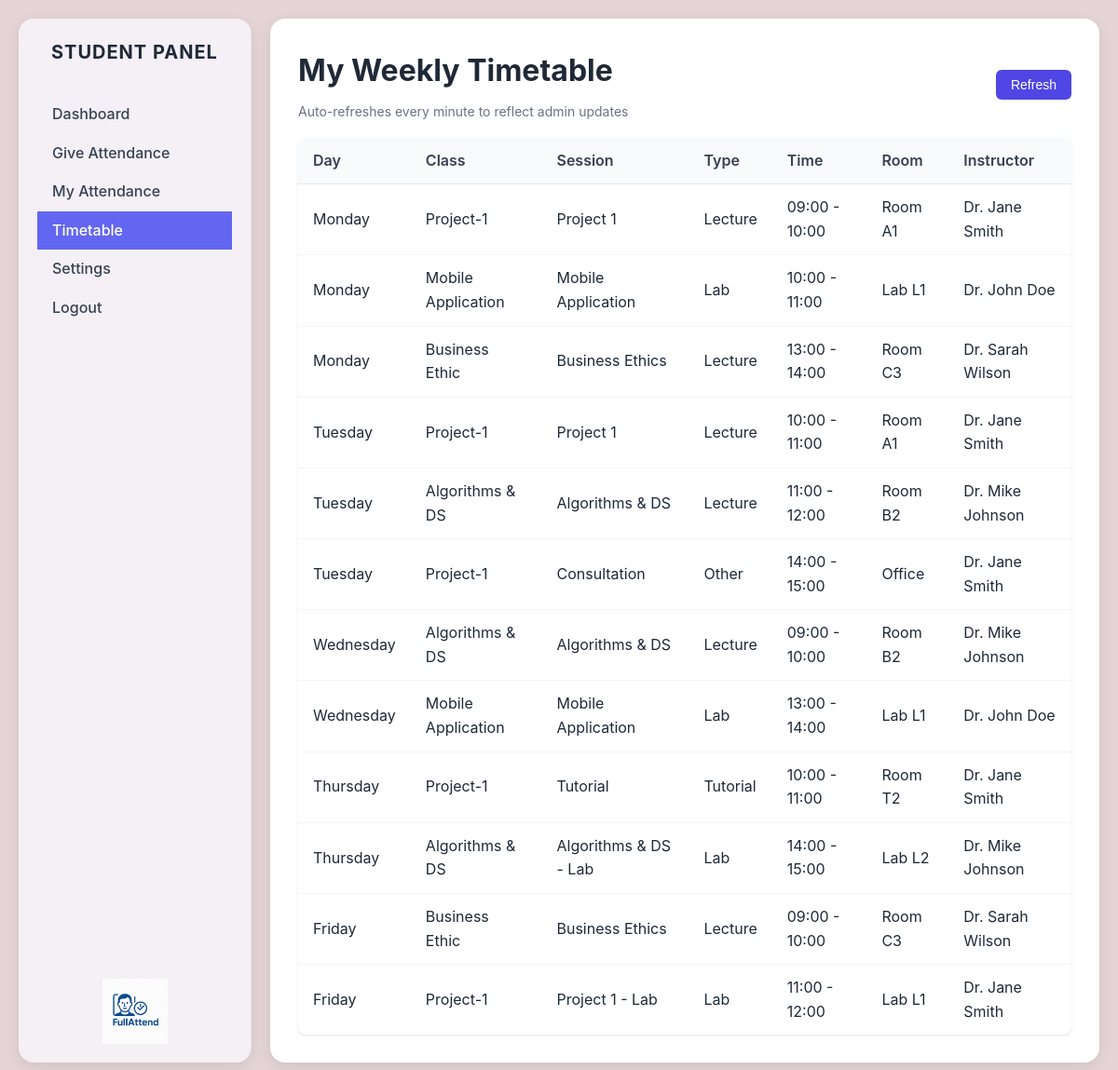
The page /student/student_timetable.php (signed in) on the database its author committed.
### tables this page shows
CREATE TABLE timetable_sessions (
    id INT PRIMARY KEY AUTO_INCREMENT,
    class_id INT NOT NULL,
    session_title VARCHAR(100) NOT NULL,
    session_type ENUM('Lecture', 'Lab', 'Tutorial', 'Exam', 'Other') DEFAULT 'Lecture',
    day_of_week ENUM('Monday', 'Tuesday', 'Wednesday', 'Thursday', 'Friday', 'Saturday', 'Sunday'),
    start_time TIME NOT NULL,
    end_time TIME NOT NULL,
    room_location VARCHAR(50),
    instructor VARCHAR(100),
    recurring BOOLEAN DEFAULT FALSE,
    start_date DATE,
    end_date DATE,
    notes TEXT,
    status ENUM('scheduled', 'cancelled', 'completed') DEFAULT 'scheduled',
    created_at TIMESTAMP DEFAULT CURRENT_TIMESTAMP,
    FOREIGN KEY (class_id) REFERENCES classes(id) ON DELETE CASCADE
);

CREATE TABLE classes (
    id INT PRIMARY KEY AUTO_INCREMENT,
    class_code VARCHAR(20) UNIQUE NOT NULL,
    class_name VARCHAR(100) NOT NULL,
    description TEXT,
    instructor_id INT,
    semester VARCHAR(20) DEFAULT '2025-S1',
    year INT DEFAULT 2025,
    status ENUM('active', 'inactive') DEFAULT 'active',
    created_at TIMESTAMP DEFAULT CURRENT_TIMESTAMP,
    FOREIGN KEY (instructor_id) REFERENCES users(id) ON DELETE SET NULL
);

### student/student_timetable.php (the view, shortened to what this page needs)
<?php
$db = new Database();
$conn = $db->getConnection();
$user_id = $_SESSION['user_id'];
try {
    $stmt = $conn->prepare("SELECT
            c.class_name,
            ts.session_title,
            ts.session_type,
            ts.day_of_week,
            ts.start_time,
            ts.end_time,
            ts.room_location,
            ts.instructor
        FROM student_enrollments se
        JOIN classes c ON se.class_id = c.id
        JOIN timetable_sessions ts ON c.id = ts.class_id
        WHERE se.student_id = :student_id AND se.status = 'enrolled' AND c.status = 'active'
        ORDER BY FIELD(ts.day_of_week, 'Monday','Tuesday','Wednesday','Thursday','Friday','Saturday','Sunday'), ts.start_time");
    $stmt->execute(['student_id' => $user_id]);
    $rows = $stmt->fetchAll();
} catch (PDOException $e) {
    $error = 'Database error: ' . $e->getMessage();
    $rows = [];
}
?>
<!DOCTYPE html>
<html lang="en">
<head>
    <link rel="stylesheet" href="../styles.css?v=<?php echo time(); ?>">
    <link rel="stylesheet" href="../student.css?v=<?php echo time(); ?>">
</head>
<body class="student-portal">
    <div class="dashboard">
        <?php include 'includes/sidebar.php'; ?>
        <main class="dashboard-content">
            <div style="display:flex;justify-content:space-between;align-items:center; margin-bottom:16px;">
                <div>
                    <h1>My Weekly Timetable</h1>
                    <p class="muted">Auto-refreshes every minute to reflect admin updates</p>
                </div>
                <div class="toolbar">
                    <button class="btn" onclick="window.location.reload()">Refresh</button>
                </div>
            </div>
            <?php if (!empty($rows)): ?>
                <div class="scanning-status">
                    <table class="table">
                        <thead>
                            <tr>
                                <th>Day</th>
                                <th>Class</th>
                                <th>Session</th>
                                <th>Type</th>
                                <th>Time</th>
                                <th>Room</th>
                                <th>Instructor</th>
                            </tr>
                        </thead>
                        <tbody>
                            <?php foreach ($rows as $row): ?>
                                <tr>
                                    <td><?php echo htmlspecialchars($row['day_of_week']); ?></td>
                                    <td><?php echo htmlspecialchars($row['class_name']); ?></td>
                                    <td><?php echo htmlspecialchars($row['session_title']); ?></td>
                                    <td><?php echo htmlspecialchars($row['session_type']); ?></td>
                                    <td><?php echo date('H:i', strtotime($row['start_time'])) . ' - ' . date('H:i', strtotime($row['end_time'])); ?></td>
                                    <td><?php echo htmlspecialchars($row['room_location']); ?></td>
                                    <td><?php echo htmlspecialchars($row['instructor']); ?></td>
                                </tr>
                            <?php endforeach; ?>
                        </tbody>
                    </table>
                </div>
            <?php else: ?>
                <div class="scanning-status">
                    <p style="text-align:center; color:#6b7280; padding:20px;">No timetable found. You may not be enrolled in any classes.</p>
                </div>
            <?php endif; ?>
        </main>
    </div>
</body>
</html>

### styles.css (style rules this page uses)
* { margin: 0; padding: 0; box-sizing: border-box; }
body { font-family: -apple-system, BlinkMacSystemFont, 'Segoe UI', Roboto, sans-serif; background-color: #e5d5d7; color: #1f2937; line-height: 1.6; margin: 0; padding: 20px; }
.dashboard { display: flex; min-height: calc(100vh - 40px); background: transparent; gap: 20px; }
.dashboard-content, .main-content { flex: 1; padding: 30px; background: white; overflow-y: auto; border-radius: 16px; box-shadow: 0 4px 16px rgba(0,0,0,0.1); }
h1 { font-size: 32px; font-weight: 700; color: #1f2937; margin-bottom: 8px; }
.muted { color: #6b7280; font-size: 14px; }
.btn { background: #4f46e5; color: white; border: none; padding: 8px 16px; border-radius: 6px; text-decoration: none; display: inline-block; font-weight: 500; cursor: pointer; transition: background 0.3s; font-size: 14px; }
.toolbar { display: flex; align-items: center; gap: 12px; flex-wrap: wrap; }
.table { width: 100%; border-collapse: collapse; background: white; border-radius: 8px; overflow: hidden; box-shadow: 0 1px 3px rgba(0,0,0,0.1); }
.table th { background: #f9fafb; padding: 12px 16px; text-align: left; font-weight: 600; color: #374151; border-bottom: 1px solid #e5e7eb; }
.table td { padding: 12px 16px; border-bottom: 1px solid #f3f4f6; }
.table tr:last-child td { border-bottom: none; }
.scanning-status { background: white; border-radius: 8px; overflow: hidden; box-shadow: 0 1px 3px rgba(0,0,0,0.1); }

### rows shown on the page
timetable_sessions: day_of_week "Monday", class.class_name "Project-1", session_title "Project 1", session_type "Lecture", start_time "09:00", end_time "10:00", room_location "Room A1", instructor "Dr. Jane Smith"
timetable_sessions: day_of_week "Monday", class.class_name "Mobile Application", session_title "Mobile Application", session_type "Lab", start_time "10:00", end_time "11:00", room_location "Lab L1", instructor "Dr. John Doe"
timetable_sessions: day_of_week "Monday", class.class_name "Business Ethic", session_title "Business Ethics", session_type "Lecture", start_time "13:00", end_time "14:00", room_location "Room C3", instructor "Dr. Sarah Wilson"
timetable_sessions: day_of_week "Tuesday", class.class_name "Project-1", session_title "Project 1", session_type "Lecture", start_time "10:00", end_time "11:00", room_location "Room A1", instructor "Dr. Jane Smith"
timetable_sessions: day_of_week "Tuesday", class.class_name "Algorithms & DS", session_title "Algorithms & DS", session_type "Lecture", start_time "11:00", end_time "12:00", room_location "Room B2", instructor "Dr. Mike Johnson"
timetable_sessions: day_of_week "Tuesday", class.class_name "Project-1", session_title "Consultation", session_type "Other", start_time "14:00", end_time "15:00", room_location "Office", instructor "Dr. Jane Smith"
timetable_sessions: day_of_week "Wednesday", class.class_name "Algorithms & DS", session_title "Algorithms & DS", session_type "Lecture", start_time "09:00", end_time "10:00", room_location "Room B2", instructor "Dr. Mike Johnson"
timetable_sessions: day_of_week "Wednesday", class.class_name "Mobile Application", session_title "Mobile Application", session_type "Lab", start_time "13:00", end_time "14:00", room_location "Lab L1", instructor "Dr. John Doe"
timetable_sessions: day_of_week "Thursday", class.class_name "Project-1", session_title "Tutorial", session_type "Tutorial", start_time "10:00", end_time "11:00", room_location "Room T2", instructor "Dr. Jane Smith"
timetable_sessions: day_of_week "Thursday", class.class_name "Algorithms & DS", session_title "Algorithms & DS - Lab", session_type "Lab", start_time "14:00", end_time "15:00", room_location "Lab L2", instructor "Dr. Mike Johnson"
timetable_sessions: day_of_week "Friday", class.class_name "Business Ethic", session_title "Business Ethics", session_type "Lecture", start_time "09:00", end_time "10:00", room_location "Room C3", instructor "Dr. Sarah Wilson"
timetable_sessions: day_of_week "Friday", class.class_name "Project-1", session_title "Project 1 - Lab", session_type "Lab", start_time "11:00", end_time "12:00", room_location "Lab L1", instructor "Dr. Jane Smith"
